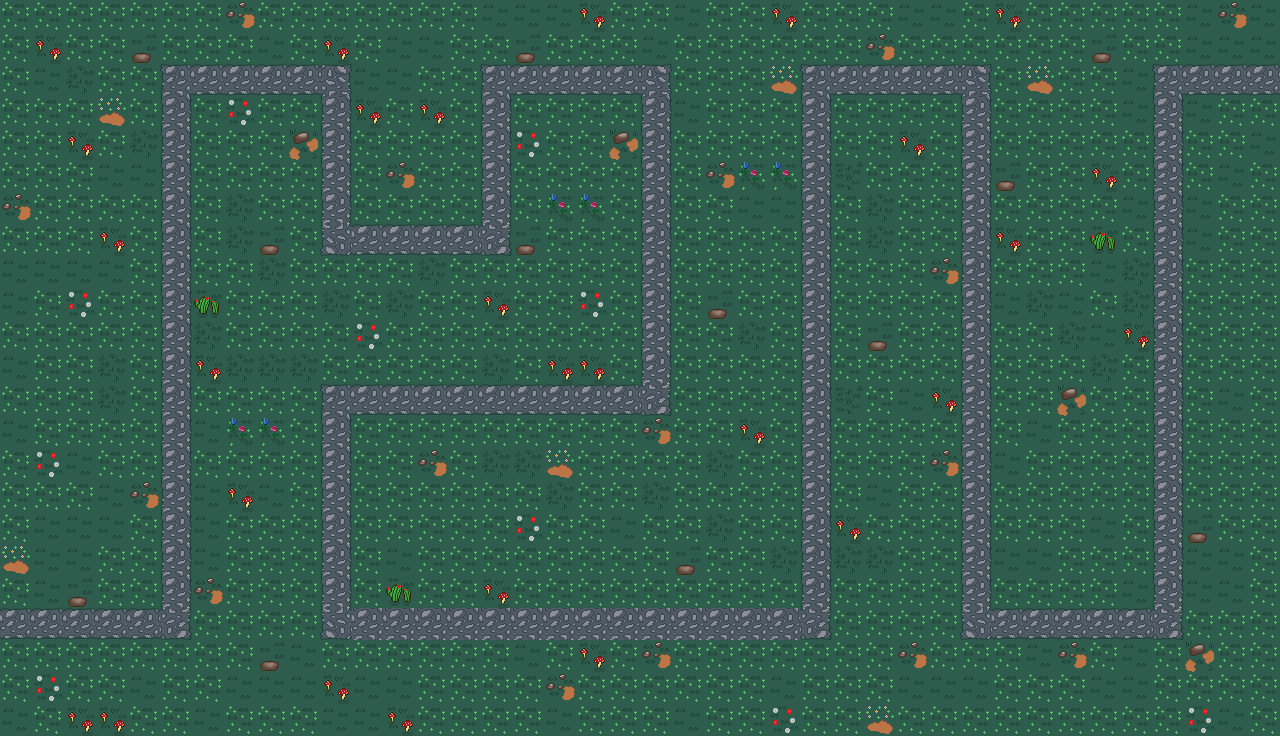

This is a level from a 2D game, rendered from its Tiled map with the project's own tilesets. A one-line summary and the complete map file follow:
An orthogonal 40x23 tile map with 32x32 px tiles, 2 tile layers (Camada de Blocos 1, Camada de Blocos 2).

<map version="1.10" tiledversion="1.11.0" orientation="orthogonal" renderorder="right-down" width="40" height="23" tilewidth="32" tileheight="32" infinite="0" nextlayerid="3" nextobjectid="1">
 <tileset firstgid="1" source="Grass_Night.tsx" />
 <layer id="1" name="Camada de Blocos 1" width="40" height="23">
  <data encoding="csv">
3,3,3,3,3,3,3,5,3,3,3,3,3,3,3,2,2,2,10,3,3,2,3,3,10,3,3,3,2,2,3,10,3,3,3,3,3,2,5,2,
3,10,3,3,1,3,3,3,2,3,10,3,2,2,3,3,1,3,3,3,2,3,3,3,3,3,3,5,3,3,3,3,3,3,1,3,3,2,2,2,
3,2,7,3,3,3,3,3,3,3,3,2,2,3,3,3,2,2,2,3,3,3,3,3,13,11,2,2,3,3,11,3,13,3,3,2,3,2,2,3,
3,3,3,13,3,3,3,6,3,3,3,10,3,10,3,3,3,3,3,3,3,2,3,3,3,11,3,3,3,3,3,3,3,3,3,2,3,2,3,3,
3,3,10,3,7,3,3,3,3,8,3,3,3,3,3,3,6,3,3,8,2,3,3,3,3,12,3,3,10,3,3,3,3,3,3,3,3,3,3,2,
3,3,3,2,2,2,3,3,3,3,3,3,5,3,3,3,3,3,3,3,3,3,5,11,11,3,12,3,3,3,3,1,3,3,10,3,3,3,2,3,
5,3,3,3,3,3,3,7,3,3,3,3,3,3,3,3,3,11,11,3,3,3,3,2,2,1,3,7,3,3,3,3,3,3,3,2,3,2,3,3,
3,3,3,10,3,13,3,7,1,3,3,3,3,3,3,3,1,3,3,3,10,3,3,3,3,3,3,7,3,3,10,10,3,3,4,3,3,2,3,3,
2,2,2,2,3,3,3,3,7,3,3,3,3,7,3,3,3,3,3,3,3,3,3,3,3,3,3,3,3,5,3,3,3,3,2,7,3,3,3,3,
2,3,6,3,3,3,4,3,3,3,7,3,7,3,3,10,3,3,6,3,3,3,1,3,3,5,3,3,3,3,3,2,7,2,3,7,5,3,3,3,
3,3,3,3,3,3,7,3,3,3,3,6,3,3,3,3,3,3,3,3,3,3,3,7,3,3,3,1,3,3,3,3,3,7,2,10,3,3,3,3,
2,3,3,7,3,3,10,7,7,7,3,3,3,3,3,7,3,10,10,3,7,3,3,3,3,3,3,3,3,3,3,3,3,3,7,3,3,3,3,3,
3,3,3,7,3,3,3,3,3,3,3,3,3,3,1,3,3,3,3,3,3,3,3,3,3,3,12,3,2,10,3,3,3,8,3,3,3,3,2,3,
2,3,3,3,3,1,2,11,11,3,7,3,3,3,3,3,3,3,3,3,5,3,3,10,3,12,3,3,3,3,2,3,2,3,3,3,2,3,3,3,
3,6,2,3,3,3,3,3,3,3,6,3,3,5,3,7,7,13,3,3,3,3,7,3,3,3,3,3,3,5,3,2,3,3,3,3,4,3,3,3,
3,3,3,2,5,3,2,10,2,3,3,3,3,3,3,3,3,7,3,3,7,3,3,3,3,2,3,2,3,3,3,3,3,3,3,3,3,3,3,3,
3,2,2,2,3,3,2,3,3,3,3,3,3,3,3,3,6,3,3,2,3,3,7,3,3,3,10,3,3,3,3,3,3,3,2,3,3,1,3,3,
13,2,2,3,3,2,2,3,3,3,3,3,2,3,3,3,3,3,3,3,3,1,3,3,7,3,7,7,3,3,3,2,2,3,3,3,3,2,2,3,
3,2,1,3,3,3,5,3,3,3,2,3,4,3,3,10,3,3,3,3,3,3,3,3,3,3,3,3,3,3,2,3,3,3,3,2,13,2,2,3,
3,3,3,3,3,3,3,3,3,3,3,3,3,3,7,3,3,3,3,3,7,3,3,3,4,3,3,3,3,3,1,3,3,3,3,3,3,3,3,3,
3,3,3,3,3,3,3,3,1,2,3,3,3,3,3,3,2,3,10,3,5,3,3,3,3,3,3,3,5,3,3,3,2,5,3,2,3,8,3,3,
3,6,3,3,2,3,3,2,2,2,10,2,2,3,3,3,3,5,3,3,3,3,3,3,2,3,3,3,2,2,2,3,3,3,2,2,3,3,3,3,
2,3,10,10,3,3,2,3,3,3,2,2,10,3,3,3,3,2,3,3,3,2,3,3,6,3,3,13,3,3,3,3,3,3,3,3,3,6,2,3
</data>
 </layer>
 <layer id="2" name="Camada de Blocos 2" width="40" height="23">
  <data encoding="csv">
0,0,0,0,0,0,0,0,0,0,0,0,0,0,0,0,0,0,0,0,0,0,0,0,0,0,0,0,0,0,0,0,0,0,0,0,0,0,0,0,
0,0,0,0,0,0,0,0,0,0,0,0,0,0,0,0,0,0,0,0,0,0,0,0,0,0,0,0,0,0,0,0,0,0,0,0,0,0,0,0,
0,0,0,0,0,17,15,15,15,15,18,0,0,0,0,17,15,15,15,15,18,0,0,0,0,17,15,15,15,15,18,0,0,0,0,0,17,15,15,15,
0,0,0,0,0,16,0,0,0,0,16,0,0,0,0,16,0,0,0,0,16,0,0,0,0,16,0,0,0,0,16,0,0,0,0,0,16,0,0,0,
0,0,0,0,0,16,0,0,0,0,16,0,0,0,0,16,0,0,0,0,16,0,0,0,0,16,0,0,0,0,16,0,0,0,0,0,16,0,0,0,
0,0,0,0,0,16,0,0,0,0,16,0,0,0,0,16,0,0,0,0,16,0,0,0,0,16,0,0,0,0,16,0,0,0,0,0,16,0,0,0,
0,0,0,0,0,16,0,0,0,0,16,0,0,0,0,16,0,0,0,0,16,0,0,0,0,16,0,0,0,0,16,0,0,0,0,0,16,0,0,0,
0,0,0,0,0,16,0,0,0,0,20,15,15,15,15,19,0,0,0,0,16,0,0,0,0,16,0,0,0,0,16,0,0,0,0,0,16,0,0,0,
0,0,0,0,0,16,0,0,0,0,0,0,0,0,0,0,0,0,0,0,16,0,0,0,0,16,0,0,0,0,16,0,0,0,0,0,16,0,0,0,
0,0,0,0,0,16,0,0,0,0,0,0,0,0,0,0,0,0,0,0,16,0,0,0,0,16,0,0,0,0,16,0,0,0,0,0,16,0,0,0,
0,0,0,0,0,16,0,0,0,0,0,0,0,0,0,0,0,0,0,0,16,0,0,0,0,16,0,0,0,0,16,0,0,0,0,0,16,0,0,0,
0,0,0,0,0,16,0,0,0,0,0,0,0,0,0,0,0,0,0,0,16,0,0,0,0,16,0,0,0,0,16,0,0,0,0,0,16,0,0,0,
0,0,0,0,0,16,0,0,0,0,17,15,15,15,15,15,15,15,15,15,19,0,0,0,0,16,0,0,0,0,16,0,0,0,0,0,16,0,0,0,
0,0,0,0,0,16,0,0,0,0,16,0,0,0,0,0,0,0,0,0,0,0,0,0,0,16,0,0,0,0,16,0,0,0,0,0,16,0,0,0,
0,0,0,0,0,16,0,0,0,0,16,0,0,0,0,0,0,0,0,0,0,0,0,0,0,16,0,0,0,0,16,0,0,0,0,0,16,0,0,0,
0,0,0,0,0,16,0,0,0,0,16,0,0,0,0,0,0,0,0,0,0,0,0,0,0,16,0,0,0,0,16,0,0,0,0,0,16,0,0,0,
0,0,0,0,0,16,0,0,0,0,16,0,0,0,0,0,0,0,0,0,0,0,0,0,0,16,0,0,0,0,16,0,0,0,0,0,16,0,0,0,
0,0,0,0,0,16,0,0,0,0,16,0,0,0,0,0,0,0,0,0,0,0,0,0,0,16,0,0,0,0,16,0,0,0,0,0,16,0,0,0,
0,0,0,0,0,16,0,0,0,0,16,0,0,0,0,0,0,0,0,0,0,0,0,0,0,16,0,0,0,0,16,0,0,0,0,0,16,0,0,0,
15,15,15,15,15,19,0,0,0,0,20,14,14,14,14,14,14,14,14,14,14,14,14,14,14,19,0,0,0,0,20,15,15,15,15,15,19,0,0,0,
0,0,0,0,0,0,0,0,0,0,0,0,0,0,0,0,0,0,0,0,0,0,0,0,0,0,0,0,0,0,0,0,0,0,0,0,0,0,0,0,
0,0,0,0,0,0,0,0,0,0,0,0,0,0,0,0,0,0,0,0,0,0,0,0,0,0,0,0,0,0,0,0,0,0,0,0,0,0,0,0,
0,0,0,0,0,0,0,0,0,0,0,0,0,0,0,0,0,0,0,0,0,0,0,0,0,0,0,0,0,0,0,0,0,0,0,0,0,0,0,0
</data>
 </layer>
</map>